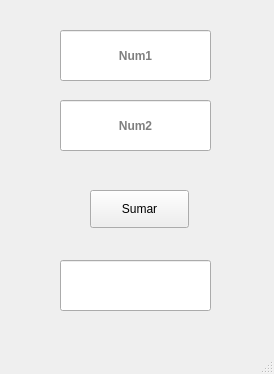
<?xml version="1.0" encoding="UTF-8"?>
<ui version="4.0">
 <class>MainWindow</class>
 <widget class="QMainWindow" name="MainWindow">
  <property name="geometry">
   <rect>
    <x>0</x>
    <y>0</y>
    <width>274</width>
    <height>374</height>
   </rect>
  </property>
  <property name="windowTitle">
   <string>Sumador</string>
  </property>
  <widget class="QWidget" name="centralwidget">
   <widget class="QLineEdit" name="lineEdit_1">
    <property name="geometry">
     <rect>
      <x>60</x>
      <y>30</y>
      <width>151</width>
      <height>51</height>
     </rect>
    </property>
    <property name="font">
     <font>
      <weight>75</weight>
      <bold>true</bold>
     </font>
    </property>
    <property name="alignment">
     <set>Qt::AlignCenter</set>
    </property>
    <property name="placeholderText">
     <string>Num1</string>
    </property>
   </widget>
   <widget class="QPushButton" name="sumButton">
    <property name="geometry">
     <rect>
      <x>90</x>
      <y>190</y>
      <width>99</width>
      <height>38</height>
     </rect>
    </property>
    <property name="text">
     <string>Sumar</string>
    </property>
   </widget>
   <widget class="QLineEdit" name="lineEdit_2">
    <property name="geometry">
     <rect>
      <x>60</x>
      <y>100</y>
      <width>151</width>
      <height>51</height>
     </rect>
    </property>
    <property name="font">
     <font>
      <weight>75</weight>
      <bold>true</bold>
     </font>
    </property>
    <property name="alignment">
     <set>Qt::AlignCenter</set>
    </property>
    <property name="placeholderText">
     <string>Num2</string>
    </property>
   </widget>
   <widget class="QLineEdit" name="lineEdit_3">
    <property name="geometry">
     <rect>
      <x>60</x>
      <y>260</y>
      <width>151</width>
      <height>51</height>
     </rect>
    </property>
    <property name="font">
     <font>
      <weight>75</weight>
      <bold>true</bold>
     </font>
    </property>
    <property name="alignment">
     <set>Qt::AlignCenter</set>
    </property>
    <property name="placeholderText">
     <string/>
    </property>
   </widget>
  </widget>
  <widget class="QMenuBar" name="menubar">
   <property name="geometry">
    <rect>
     <x>0</x>
     <y>0</y>
     <width>274</width>
     <height>30</height>
    </rect>
   </property>
  </widget>
  <widget class="QStatusBar" name="statusbar"/>
  <action name="actionExit">
   <property name="text">
    <string>Exit</string>
   </property>
   <property name="shortcut">
    <string>Ctrl+Q</string>
   </property>
  </action>
 </widget>
 <tabstops>
  <tabstop>lineEdit_1</tabstop>
  <tabstop>lineEdit_2</tabstop>
  <tabstop>sumButton</tabstop>
  <tabstop>lineEdit_3</tabstop>
 </tabstops>
 <resources/>
 <connections/>
</ui>
